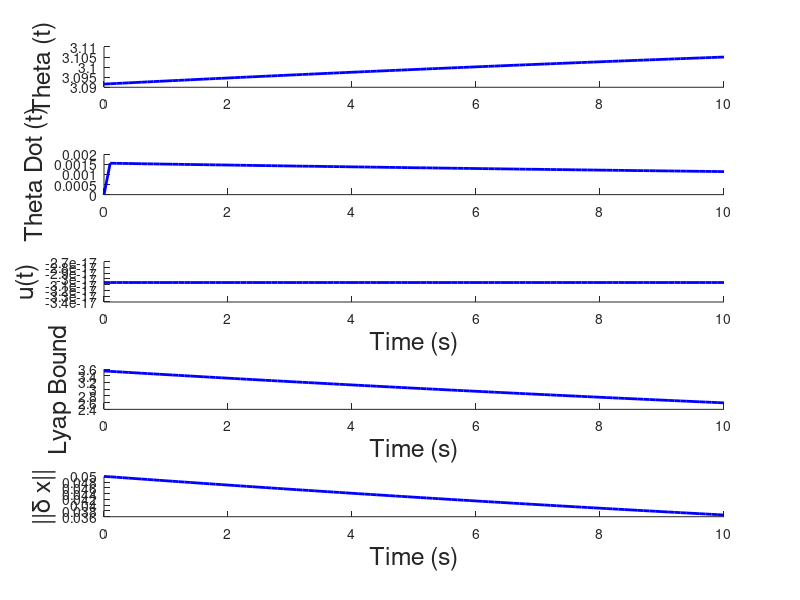

Reproduce this figure in MATLAB.
function linear_sim()
    %% Initialize the simulation variables
    t0 = 0; % initial time
    dt = 0.1; % time step
    tf = 10.0; % final time
        
    % Set the control input functions
    g = 9.8;
    m = 1/9.8;
    l = 0.25;
    b = 1;

    % Define the equilibrium states
    xeq = [pi; 0];
    ueq = b*0 - m*g*l*sin(pi);

    delta_u = @(t, x) 0;  
    
    % Set the starting points
    delta_x0 = [-0.05; 0]; % State associated with theta = pi - 0.05, thetad = 0

    %% Simulate and plot the system using ode
    % Simulate the system
    [tvec, delta_xvec] = matlabOde45(delta_x0, t0, dt, tf, delta_u);
    uvec = getControlVector(tvec, delta_xvec, delta_u);

    % Calculate the upper bound using lyapunov equation
    % Calculate the value of P
    A = [0, 1; -g/2, -b/(m*l^2)];
    Q = eye(2);
    P = lyap(A', Q);

    Pvals = eig(P);
    Qvals = eig(Q);
    Pmin = min(Pvals);
    mu = -min(Qvals)/max(Pvals);
    V0 = delta_x0' * P * delta_x0;

    convergence_bound = (1 / Pmin) * exp(mu * (tvec - t0)) * V0; 

    % Plot the resulting states
    figure;
    plotResults(tvec, delta_xvec, uvec, xeq, ueq, convergence_bound, 'b');

end

function u_vec = getControlVector(tvec, xvec, delta_u)
%getControlVector calculate the control vector over the specified time
%interval and state
%
% Inputs:
%   tvec: 1xm vector of time inputs
%   xvec: nxm matrix of states
%   u: function handle that takes time and state as inputs and outputs
%   the control input

    len = size(tvec, 2);
    u_vec = zeros(1, len);
    for k = 1:len
        u_vec(:,k) = delta_u(tvec(k), xvec(:,k));
    end

end

function [tvec, xvec] = matlabOde45(delta_x0, t0, dt, tf, delta_u)
    %MatlabOde45 uses ODE 45 to simulate the state starting at x0 from time
    % t0 to tf
    %
    % Inputs:
    %   delta_x0: nx1 initial state
    %   t0: scalar - initial time
    %   dt: scalar - time increment
    %   tf: scalar - final time
    %   delta_u: function handle that takes time and state as inputs and outputs
    %   the control input
    %
    % Outputs:
    %   tvec: 1xm vector of times associated with the states
    %   xvec: nxm matrix of states where each column is a state at the
    %   associated time in tvec
    
    % Initialize the time
    t = t0:dt:tf;
    
    % Simulate the linear output
    [tvec, xvec] = ode45(@(t,x) f(x,delta_u(t,x)), t, delta_x0);

    % Transpose the outputs to get in the correct form
    tvec = tvec';
    xvec = xvec';    

end

function xdot = f(x, u)
    %f calculates the state dynamics using the current time, state, and
    %control input
    %
    % Inputs:
    %   t: current time
    %   x: current state
    %   u: current control input
    %
    % Ouputs:
    %   xdot: time derivative of x(t)

    % Define the variables
    g = 9.8;
    m = 1/9.8;
    l = 0.25;
    b = 1;
    
    % Linear system matrices
    A = [0, 1; -g/2, -b/(m*l^2)];
    B = [0; 1/(m*l^2)];
    
    % LTI equation
    xdot = A*x + B*u;
end

function plotResults(tvec, delta_xvec, delta_uvec, xeq, ueq, convergence_bound, color)
   
    % Build the actual state
    real_state = delta_xvec + xeq;
    real_input = delta_uvec + ueq;

    % Norm of deviation
    delta_norm = sqrt(sum(delta_xvec.^2,1));
    bound_on_norm = sqrt(convergence_bound);

    % Plotting variables
    fontsize = 18;
    linewidth = 2;
    
    % Plot the resulting states
    subplot(5,1,1); hold on;
    plot(tvec, real_state(1,:), color, 'linewidth', linewidth);
    ylabel('Theta (t)', 'fontsize', fontsize);
    
    subplot(5,1,2); hold on;
    plot(tvec, real_state(2,:), color, 'linewidth', linewidth);
    ylabel('Theta Dot (t)', 'fontsize', fontsize);
    
    subplot(5,1,3); hold on;
    plot(tvec, real_input, color, 'linewidth', linewidth);
    ylabel('u(t)', 'fontsize', fontsize);
    xlabel('Time (s)', 'fontsize', fontsize);

    % Plot convergence bound vs actual state norm
    subplot(5,1,4); hold on;
    plot(tvec, bound_on_norm, 'b', 'linewidth', linewidth); % Lyapunov bound
    ylabel('Lyap Bound', 'fontsize', fontsize);
    xlabel('Time (s)', 'fontsize', fontsize);

    subplot(5,1,5); hold on;
    plot(tvec, delta_norm, 'b', 'linewidth', linewidth);      % actual deviation norm
    ylabel('||\delta x||', 'fontsize', fontsize);
    xlabel('Time (s)', 'fontsize', fontsize);
end
